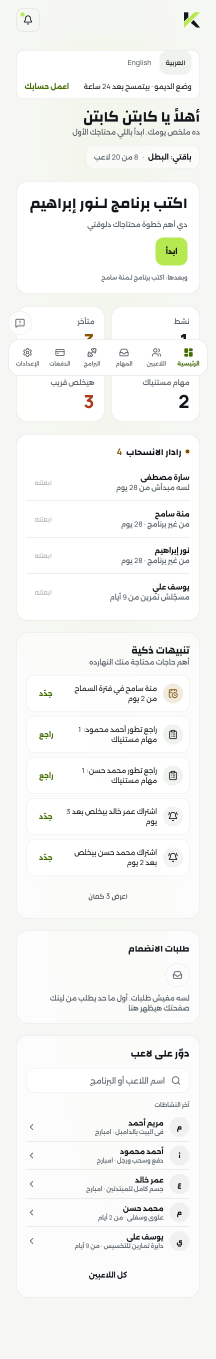
#> input picture branding identity/02-screenshots/captain/light/mobile/01-dashboard--full.png, 1080 x 6793 px, found by its file name (shown at 1/5 size)
$ python prepare-assets.py
#> lines starting #> are read from the running program, lines starting #| are printed output that depends on the picture
"""Prepare editorial crops without altering the original brand assets."""
from pathlib import Path
from PIL import Image, ImageDraw

ROOT = Path(__file__).resolve().parents[3]
OUT = Path(__file__).resolve().parent / "assets"
OUT.mkdir(parents=True, exist_ok=True)
SOURCE = ROOT / "branding identity" / "02-screenshots"
CROPS = {
    "dashboard": ("captain/dark/mobile/01-dashboard--full.png", (70, 905, 1010, 1480)),
    "program": ("captain/dark/mobile/16-program-builder--full.png", (65, 2160, 1015, 4170)),
    "nutrition": ("captain/dark/mobile/18-nutrition-builder--full.png", (60, 2640, 1020, 4360)),
    "workout": ("player/dark/mobile/07-workout--full.png", (80, 735, 1000, 2690)),
    "muscles": ("player/dark/mobile/03-progress--full.png", (80, 2730, 1000, 3860)),
    "progress": ("captain/dark/mobile/08-player-progress--full.png", (70, 2420, 1010, 3520)),
}

sheet = Image.new("RGB", (1800, 680), (11, 12, 13))
draw = ImageDraw.Draw(sheet)
for index, (name, (source, box)) in enumerate(CROPS.items()):
    original = Image.open(SOURCE / source).convert("RGB")
#> original is the input picture: PIL image 1080x6793 RGB; mean R, G, B 244.1, 245.4, 242.9
    crop = original.crop(box)
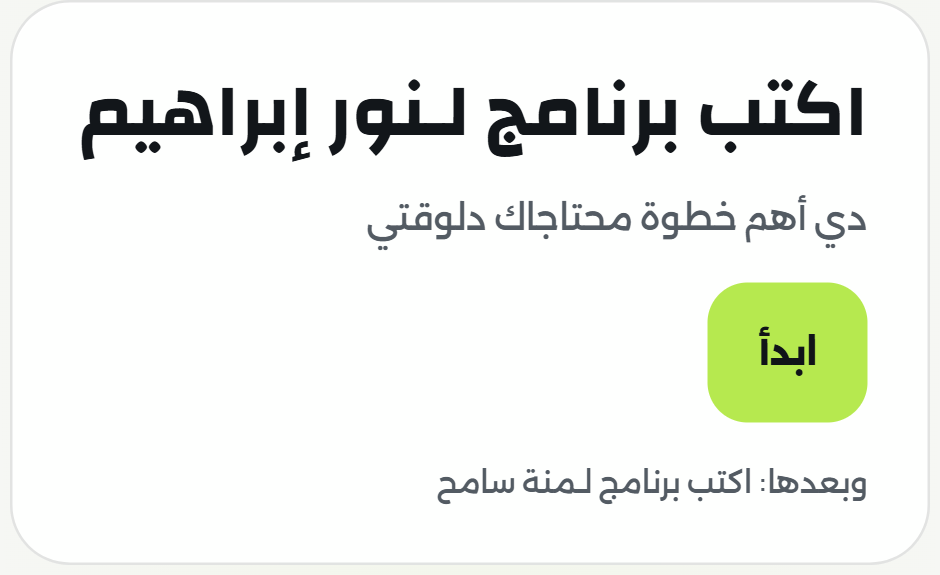
#> crop: PIL image 940x575 RGB; mean R, G, B 239.5, 242.6, 236.1
    crop.save(OUT / f"{name}.jpg", quality=96, subsampling=0)
    crop.thumbnail((280, 610))
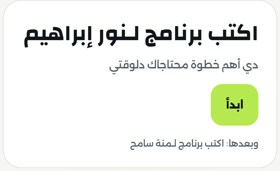
#> crop: PIL image 280x171 RGB; mean R, G, B 239.4, 242.4, 235.9
    sheet.paste(crop, (index * 300 + 10, 50))
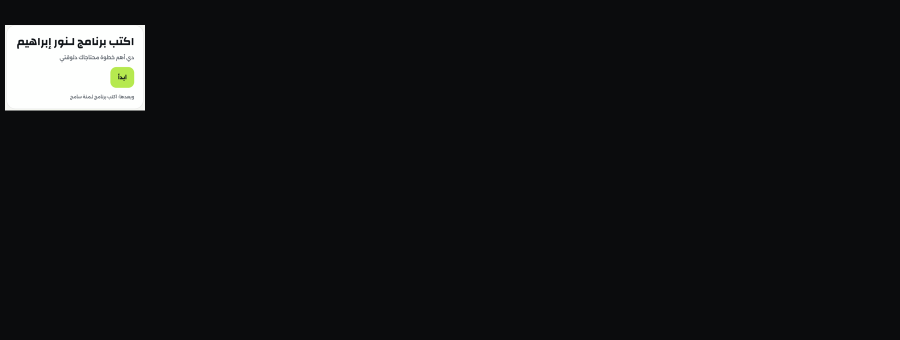
#> sheet: PIL image 1800x680 RGB (shown at 1/2 size); mean R, G, B 19.9, 21, 21.7
    draw.text((index * 300 + 10, 15), name, fill=(244, 244, 241))
#> pass 2 of the loop `for index, (name, (source, box)) in enumerate(CROPS.items()):`:
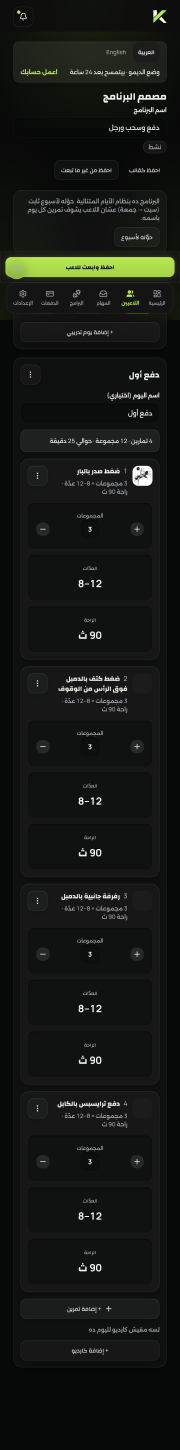
#> input picture branding identity/02-screenshots/captain/dark/mobile/16-program-builder--full.png, 1080 x 8695 px (shown at 1/6 size)
#> original is the input picture: PIL image 1080x8695 RGB; mean R, G, B 22, 23.9, 21.3
#> `crop.thumbnail((280, 610))`:
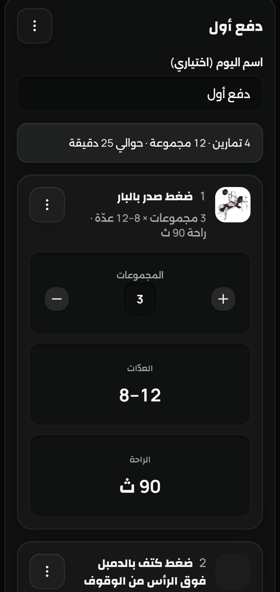
#> crop: PIL image 280x592 RGB; mean R, G, B 24.3, 25.4, 25.4
#> `sheet.paste(crop, (index * 300 + 10, 50))`:
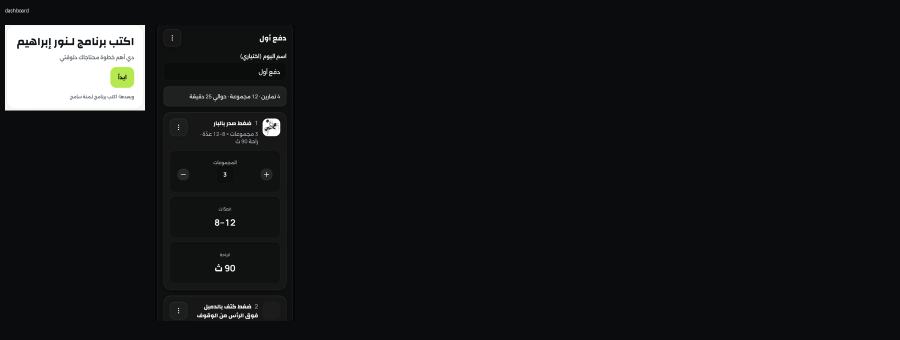
#> sheet: PIL image 1800x680 RGB (shown at 1/2 size); mean R, G, B 21.8, 22.9, 23.4
#> pass 3 of the loop `for index, (name, (source, box)) in enumerate(CROPS.items()):`:
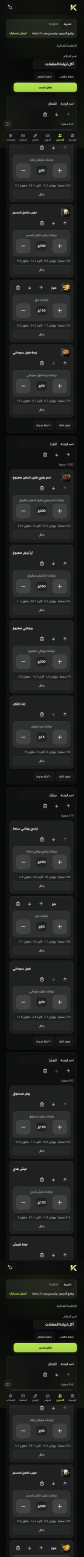
#> input picture branding identity/02-screenshots/captain/dark/mobile/18-nutrition-builder--full.png, 1080 x 20235 px (shown at 1/13 size)
#> original is the input picture: PIL image 1080x20235 RGB; mean R, G, B 31.9, 33.4, 31.3
#> `crop.thumbnail((280, 610))`:
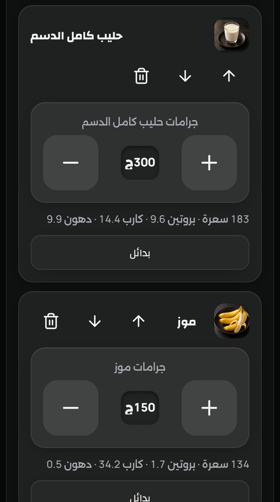
#> crop: PIL image 280x502 RGB; mean R, G, B 39.4, 40.1, 39.7
#> `sheet.paste(crop, (index * 300 + 10, 50))`:
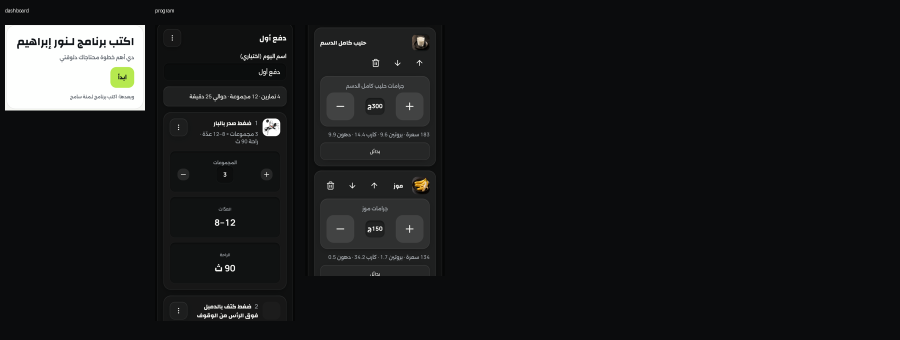
#> sheet: PIL image 1800x680 RGB (shown at 1/2 size); mean R, G, B 25, 26.1, 26.5
#> the loop made 6 passes; the first 3 are shown
sheet.save(OUT.parent / "asset-review.jpg", quality=90)
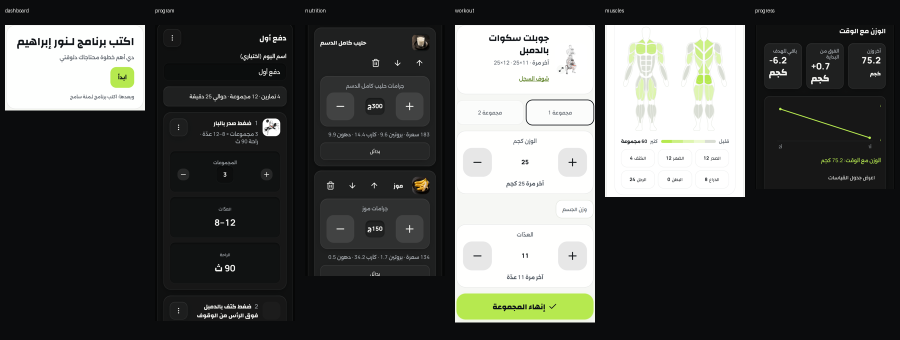
#> saved as asset-review.jpg: PIL image 1800x680 RGB (shown at 1/2 size); mean R, G, B 76.2, 77.8, 75.5
